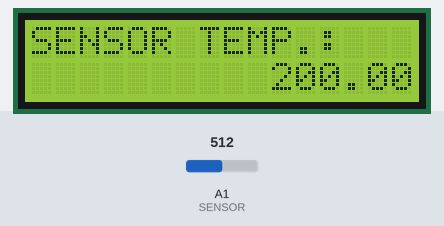
Recording of a sketch running on a simulated Arduino Uno, built with avr-gcc and run on an emulated ATmega328P. Parts: 16×2 character LCD. The inputs (shaded band) are chosen by the test bench; at power-on: A1 (SENSOR) = 512.

Above: at 1.2 s.
1.3 s: A1 (SENSOR) set to 716
At 2.5 s:
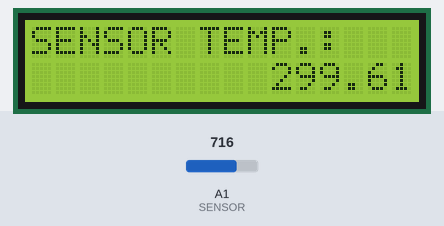
2.8 s: A1 (SENSOR) set to 900
At 3.8 s:
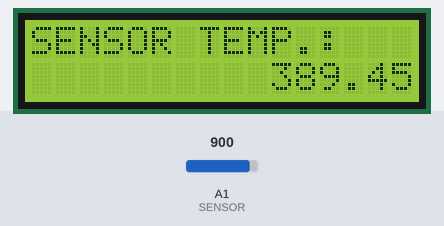
4.3 s: A1 (SENSOR) set to 1023
At 5.0 s:
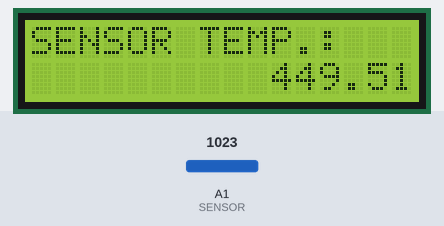
Timing chart, 0 to 7.3 s (numbered marks = the images above; inputs shaded):
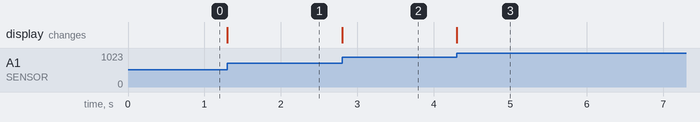

The sketch:

termometro.ino
```cpp
/*
  Termometro digital
  Miércoles 14 de octubre de 2020

  Lucas Martín Treser - Automatismos Mar del Plata
  https://www.automatismos-mdq.com.ar/

  Simulación disponible en:
  https://www.tinkercad.com/things/799cCrXWUG4

*/

// librería lcd
#include <LiquidCrystal.h>

// configuración del pinout de la pantalla
const int RS = 2;
const int EN = 3;
const int D4 = 4;
const int D5 = 5;
const int D6 = 6;
const int D7 = 7;
const int SENSOR = A1;

LiquidCrystal pantalla(RS, EN, D4, D5, D6, D7);

void setup() {

  pantalla.begin(16, 2);
  pantalla.print("SENSOR TEMP.:");

}

void loop() {

  //lectura y conversión sensor
  int lectura = analogRead(SENSOR);
  float tension = 5.0 / 1024 * lectura;
  float temperatura = tension * 100 - 50;

  //muestra temperatura en pantalla
  pantalla.setCursor(10, 1);
  pantalla.print(temperatura);

}
```

Measured:
- after the input at 1.3 s, the display: changes at once (image 1)
- after the input at 2.8 s, the display: changes at once (image 2)
- after the input at 4.3 s, the display: changes at once (image 3)
